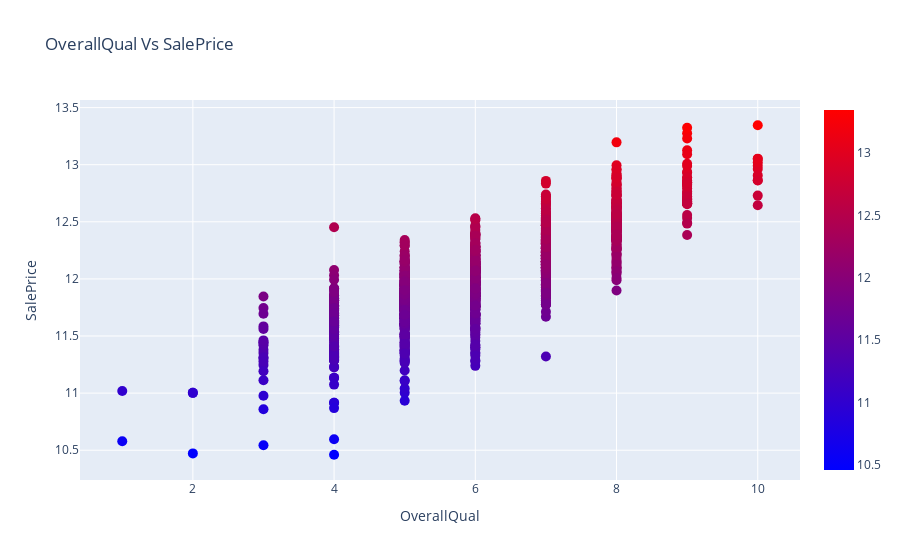

The notebook cell saved with this chart:
### Markdown cell above
***We transform the Saleprice in log transformation for more clear linear relationship.***

### Code cell
'''Scatter plot of GarageCars Vs SalePrice'''
scatter_plot(train.OverallQual, np.log(train.SalePrice), 'OverallQual Vs SalePrice', 'OverallQual', 'SalePrice', 10, 'Bluered')

### Figure 1 — Plotly figure (JSON) as saved in the notebook; plotly's stock layout.template omitted (floating-point values rounded to 4 significant figures; data arrays with more than 128 entries replaced by an {"elided": "..."} marker saying what was removed)
{"data": [{"marker": {"color": {"elided": "1438 float values"}, "colorscale": [[0, "rgb(0,0,255)"], [1, "rgb(255,0,0)"]], "showscale": true, "size": 10}, "mode": "markers", "type": "scatter", "x": {"elided": "1438 int values"}, "y": {"elided": "1438 float values"}}], "layout": {"hovermode": "closest", "title": {"text": "OverallQual Vs SalePrice"}, "xaxis": {"title": {"text": "OverallQual"}}, "yaxis": {"title": {"text": "SalePrice"}}}}
